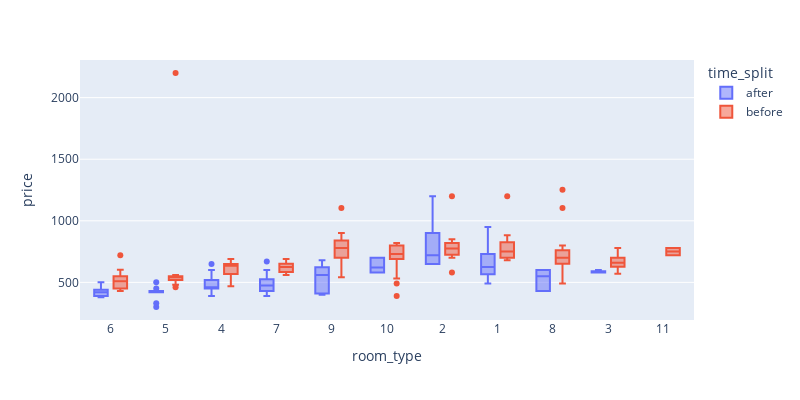
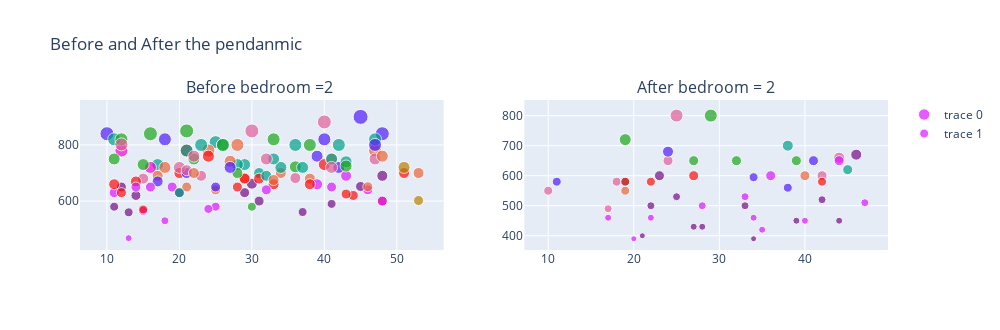
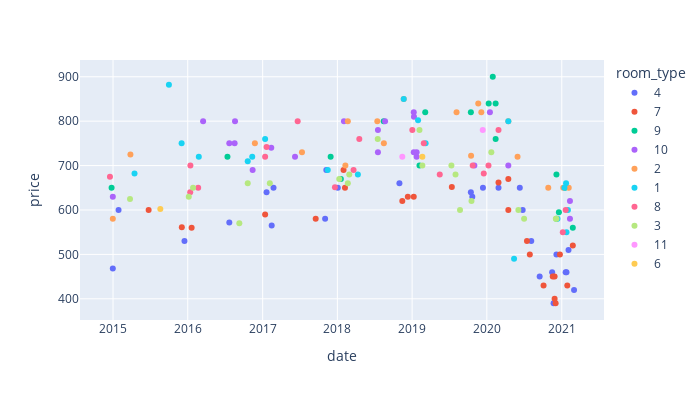

The cell these charts' notebook holds for them, in order:
### Markdown cell above
### 318 Russell street

### Code cell
address = '318-russell-street-melbourne-vic-3000'
df_318_rus = get_property_rent_history(address)
med_price_change(df_318_rus)

### Figure 1 — Plotly figure (JSON) as saved in the notebook; plotly's stock layout.template omitted (floating-point values rounded to 4 significant figures; data arrays with more than 128 entries replaced by an {"elided": "..."} marker saying what was removed)
{"data": [{"alignmentgroup": "True", "hovertemplate": "time_split=after<br>room_type=%{x}<br>price=%{y}<extra></extra>", "legendgroup": "after", "marker": {"color": "#636efa"}, "name": "after", "notched": false, "offsetgroup": "after", "orientation": "v", "quartilemethod": "exclusive", "showlegend": true, "type": "box", "x": ["6", "5", "4", "5", "7", "9", "10", "5", "10", "5", "2", "6", "4", "1", "7", "5", "4", "1", "1", "5", "6", "8", "4", "6", "9", "9", "1", "9", "8", "5", "6", "6", "2", "8", "5", "7", "9", "9", "2", "5", "1", "4", "9", "4", "3", "9", "6", "3", "7", "7", "7", "4", "7", "4", "2", "7", "2", "4", "4", "7", "6", "5", "7", "1", "3", "5", "4", "9", "6", "4", "3", "2", "1", "1", "10", "7", "2", "7"], "x0": " ", "xaxis": "x", "y": [380, 420, 420, 330, 520, 560, 580, 430, 620, 300, 650, 410, 510, 600, 430, 430, 460, 550, 660, 450, 420, 600, 460, 430, 420, 650, 650, 400, 430, 430, 400, 420, 650, 550, 420, 500, 595, 400, 900, 430, 580, 450, 580, 500, 580, 680, 380, 580, 390, 450, 400, 390, 450, 460, 650, 430, 1200, 450, 530, 500, 450, 430, 530, 950, 580, 500, 600, 500, 500, 650, 600, 720, 490, 800, 700, 600, 800, 670], "y0": " ", "yaxis": "y"}, {"alignmentgroup": "True", "hovertemplate": "time_split=before<br>room_type=%{x}<br>price=%{y}<extra></extra>", "legendgroup": "before", "marker": {"color": "#EF553B"}, "name": "before", "notched": false, "offsetgroup": "before", "orientation": "v", "quartilemethod": "exclusive", "showlegend": true, "type": "box", "x": {"elided": "170 str values"}, "x0": " ", "xaxis": "x", "y": {"elided": "170 int values"}, "y0": " ", "yaxis": "y"}], "layout": {"boxmode": "group", "height": 400, "legend": {"title": {"text": "time_split"}, "tracegroupgap": 0}, "margin": {"t": 60}, "width": 800, "xaxis": {"anchor": "y", "domain": [0, 1], "title": {"text": "room_type"}, "type": "category"}, "yaxis": {"anchor": "x", "domain": [0, 1], "title": {"text": "price"}}}}

### Figure 2 — Plotly figure (JSON) as saved in the notebook; plotly's stock layout.template omitted (floating-point values rounded to 4 significant figures)
{"data": [{"marker": {"color": ["#DA16FF", "#750D86", "#EB663B", "#511CFB", "#511CFB", "#511CFB", "#FB0D0D", "#00A08B", "#511CFB", "#EB663B", "#EB663B", "#DA16FF", "#FB00D1", "#1CA71C", "#1CA71C", "#00A08B", "#EB663B", "#DA16FF", "#FB0D0D", "#1CA71C", "#DA16FF", "#511CFB", "#FB0D0D", "#1CA71C", "#FB0D0D", "#750D86", "#FB0D0D", "#EB663B", "#E15F99", "#511CFB", "#EB663B", "#FB0D0D", "#B68100", "#511CFB", "#FB0D0D", "#E15F99", "#00A08B", "#00A08B", "#00A08B", "#750D86", "#00A08B", "#00A08B", "#EB663B", "#750D86", "#E15F99", "#1CA71C", "#750D86", "#FB00D1", "#DA16FF", "#00A08B", "#1CA71C", "#511CFB", "#00A08B", "#00A08B", "#FB0D0D", "#1CA71C", "#EB663B", "#E15F99", "#EB663B", "#FB0D0D", "#1CA71C", "#FB0D0D", "#1CA71C", "#750D86", "#00A08B", "#750D86", "#511CFB", "#FB0D0D", "#DA16FF", "#EB663B", "#511CFB", "#E15F99", "#DA16FF", "#DA16FF", "#750D86", "#1CA71C", "#EB663B", "#00A08B", "#DA16FF", "#DA16FF", "#00A08B", "#FB0D0D", "#EB663B", "#DA16FF", "#E15F99", "#EB663B", "#750D86", "#1CA71C", "#00A08B", "#E15F99", "#FB0D0D", "#E15F99", "#FB0D0D", "#00A08B", "#00A08B", "#00A08B", "#DA16FF", "#511CFB", "#00A08B", "#E15F99", "#EB663B", "#FB0D0D", "#750D86", "#EB663B", "#EB663B", "#FB0D0D", "#DA16FF", "#750D86", "#E15F99", "#E15F99", "#B68100", "#750D86", "#E15F99", "#1CA71C", "#FB0D0D", "#DA16FF", "#DA16FF", "#1CA71C", "#00A08B", "#511CFB", "#EB663B"], "size": [10, 11, 13, 12, 14, 15, 12, 13, 14, 11, 11, 10, 13, 13, 14, 11, 11, 10, 10, 12, 10, 13, 10, 13, 11, 10, 11, 11, 12, 13, 12, 11, 12, 11, 13, 13, 12, 12, 13, 10, 12, 13, 13, 10, 14, 14, 10, 12, 11, 13, 12, 13, 13, 12, 12, 13, 12, 11, 11, 11, 13, 11, 11, 10, 13, 11, 11, 11, 10, 10, 12, 11, 11, 9, 9, 12, 13, 12, 10, 9, 12, 11, 12, 10, 12, 12, 9, 12, 11, 12, 11, 11, 9, 13, 12, 12, 9, 12, 13, 12, 10, 10, 9, 11, 10, 10, 8, 9, 12, 14, 10, 10, 11, 12, 10, 10, 7, 9, 10, 10, 11]}, "mode": "markers", "type": "scatter", "x": [41, 30, 47, 39, 10, 45, 40, 11, 48, 34, 29, 19, 12, 12, 16, 31, 53, 11, 44, 36, 46, 40, 48, 33, 29, 45, 20, 38, 47, 18, 41, 51, 51, 21, 21, 12, 34, 17, 25, 29, 29, 47, 24, 20, 30, 21, 14, 16, 39, 26, 22, 47, 21, 28, 24, 26, 48, 15, 17, 31, 38, 33, 28, 12, 42, 48, 17, 14, 14, 46, 42, 23, 43, 25, 11, 15, 28, 37, 16, 15, 43, 11, 27, 32, 22, 18, 41, 11, 32, 20, 38, 21, 15, 36, 41, 33, 24, 27, 23, 41, 21, 28, 13, 22, 25, 12, 18, 37, 32, 40, 53, 31, 36, 43, 43, 48, 13, 30, 20, 25, 33], "xaxis": "x", "y": [650, 662, 780, 760, 840, 900, 730, 820, 840, 700, 682, 650, 780, 820, 840, 700, 700, 630, 620, 722, 640, 820, 600, 820, 680, 652, 700, 680, 750, 820, 750, 700, 720, 700, 780, 802, 720, 730, 810, 630, 730, 820, 780, 630, 850, 850, 620, 720, 660, 800, 750, 800, 780, 730, 760, 800, 760, 680, 690, 680, 800, 660, 700, 650, 800, 690, 670, 670, 650, 651, 720, 690, 690, 580, 580, 730, 800, 720, 650, 565, 740, 660, 742, 640, 760, 720, 590, 750, 690, 720, 660, 710, 570, 800, 750, 750, 572, 720, 800, 720, 650, 650, 560, 700, 640, 630, 530, 561, 750, 882, 602, 600, 682, 725, 625, 600, 468, 580, 630, 650, 675], "yaxis": "y"}, {"marker": {"color": ["#DA16FF", "#750D86", "#511CFB", "#00A08B", "#00A08B", "#1CA71C", "#DA16FF", "#E15F99", "#750D86", "#DA16FF", "#E15F99", "#E15F99", "#EB663B", "#DA16FF", "#511CFB", "#E15F99", "#1CA71C", "#EB663B", "#750D86", "#511CFB", "#E15F99", "#511CFB", "#DA16FF", "#FB0D0D", "#511CFB", "#FB0D0D", "#750D86", "#750D86", "#750D86", "#DA16FF", "#750D86", "#DA16FF", "#1CA71C", "#750D86", "#DA16FF", "#DA16FF", "#750D86", "#750D86", "#FB0D0D", "#DA16FF", "#DA16FF", "#FB0D0D", "#1CA71C", "#E15F99", "#E15F99", "#00A08B", "#750D86", "#1CA71C", "#750D86"], "size": [7, 8, 9, 9, 10, 10, 8, 10, 7, 7, 9, 11, 10, 7, 10, 10, 10, 9, 8, 9, 9, 9, 8, 9, 11, 9, 6, 7, 6, 6, 7, 7, 10, 7, 7, 8, 8, 8, 9, 10, 10, 10, 12, 8, 13, 11, 10, 13, 11]}, "mode": "markers", "type": "scatter", "x": [35, 42, 38, 19, 45, 39, 47, 42, 27, 34, 10, 44, 40, 22, 41, 24, 27, 19, 33, 34, 18, 11, 28, 19, 24, 22, 34, 39, 21, 20, 44, 17, 32, 28, 40, 33, 22, 25, 42, 36, 44, 27, 19, 17, 25, 38, 23, 29, 46], "xaxis": "x2", "y": [420, 520, 560, 580, 620, 650, 510, 600, 430, 460, 550, 660, 600, 460, 650, 650, 650, 550, 500, 595, 580, 580, 500, 580, 680, 580, 390, 450, 400, 390, 450, 460, 650, 430, 450, 530, 500, 530, 580, 600, 650, 600, 720, 490, 800, 700, 600, 800, 670], "yaxis": "y2"}], "layout": {"annotations": [{"font": {"size": 16}, "showarrow": false, "text": "Before bedroom =2 ", "x": 0.225, "xanchor": "center", "xref": "paper", "y": 1, "yanchor": "bottom", "yref": "paper"}, {"font": {"size": 16}, "showarrow": false, "text": "After bedroom = 2", "x": 0.775, "xanchor": "center", "xref": "paper", "y": 1, "yanchor": "bottom", "yref": "paper"}], "height": 330, "title": {"text": "Before and After the pendanmic"}, "width": 1000, "xaxis": {"anchor": "y", "domain": [0, 0.45]}, "xaxis2": {"anchor": "y2", "domain": [0.55, 1]}, "yaxis": {"anchor": "x", "domain": [0, 1]}, "yaxis2": {"anchor": "x2", "domain": [0, 1]}}}

### Figure 3 — Plotly figure (JSON) as saved in the notebook; plotly's stock layout.template omitted (floating-point values rounded to 4 significant figures)
{"data": [{"customdata": [["4"], ["4"], ["4"], ["4"], ["4"], ["4"], ["4"], ["4"], ["4"], ["4"], ["4"], ["4"], ["4"], ["4"], ["4"], ["4"], ["4"], ["4"], ["4"], ["4"], ["4"], ["4"], ["4"], ["4"], ["4"], ["4"]], "hovertemplate": "room_type=%{customdata[0]}<br>date=%{x}<br>price=%{y}<extra></extra>", "legendgroup": "4", "marker": {"color": "#636efa", "symbol": "circle"}, "mode": "markers", "name": "4", "orientation": "v", "showlegend": true, "type": "scatter", "x": ["2021-03-02T00:00:00", "2021-02-03T00:00:00", "2021-01-24T00:00:00", "2021-01-20T00:00:00", "2020-12-06T00:00:00", "2020-11-22T00:00:00", "2020-11-15T00:00:00", "2020-09-15T00:00:00", "2020-08-05T00:00:00", "2020-06-24T00:00:00", "2020-06-10T00:00:00", "2020-02-27T00:00:00", "2019-12-13T00:00:00", "2019-10-22T00:00:00", "2019-10-15T00:00:00", "2018-10-31T00:00:00", "2018-01-03T00:00:00", "2017-11-08T00:00:00", "2017-11-02T00:00:00", "2017-02-23T00:00:00", "2017-02-14T00:00:00", "2017-01-20T00:00:00", "2016-07-22T00:00:00", "2015-12-16T00:00:00", "2015-01-28T00:00:00", "2014-12-31T00:00:00"], "xaxis": "x", "y": [420, 510, 460, 460, 500, 390, 460, 450, 530, 600, 650, 650, 650, 630, 640, 660, 650, 690, 580, 650, 565, 640, 572, 530, 600, 468], "yaxis": "y"}, {"customdata": [["7"], ["7"], ["7"], ["7"], ["7"], ["7"], ["7"], ["7"], ["7"], ["7"], ["7"], ["7"], ["7"], ["7"], ["7"], ["7"], ["7"], ["7"], ["7"], ["7"], ["7"], ["7"], ["7"], ["7"]], "hovertemplate": "room_type=%{customdata[0]}<br>date=%{x}<br>price=%{y}<extra></extra>", "legendgroup": "7", "marker": {"color": "#EF553B", "symbol": "circle"}, "mode": "markers", "name": "7", "orientation": "v", "showlegend": true, "type": "scatter", "x": ["2021-02-24T00:00:00", "2021-01-28T00:00:00", "2020-12-23T00:00:00", "2020-12-02T00:00:00", "2020-11-27T00:00:00", "2020-11-27T00:00:00", "2020-11-18T00:00:00", "2020-10-04T00:00:00", "2020-07-29T00:00:00", "2020-07-15T00:00:00", "2020-04-15T00:00:00", "2020-04-15T00:00:00", "2020-02-27T00:00:00", "2019-07-14T00:00:00", "2019-01-09T00:00:00", "2018-12-11T00:00:00", "2018-11-14T00:00:00", "2018-02-07T00:00:00", "2018-01-31T00:00:00", "2017-09-17T00:00:00", "2017-01-13T00:00:00", "2016-01-20T00:00:00", "2015-12-03T00:00:00", "2015-06-24T00:00:00"], "xaxis": "x", "y": [520, 430, 500, 390, 450, 400, 450, 430, 500, 530, 600, 670, 662, 652, 630, 630, 620, 650, 690, 580, 590, 560, 561, 600], "yaxis": "y"}, {"customdata": [["9"], ["9"], ["9"], ["9"], ["9"], ["9"], ["9"], ["9"], ["9"], ["9"], ["9"], ["9"], ["9"], ["9"], ["9"], ["9"], ["9"]], "hovertemplate": "room_type=%{customdata[0]}<br>date=%{x}<br>price=%{y}<extra></extra>", "legendgroup": "9", "marker": {"color": "#00cc96", "symbol": "circle"}, "mode": "markers", "name": "9", "orientation": "v", "showlegend": true, "type": "scatter", "x": ["2021-02-24T00:00:00", "2021-01-17T00:00:00", "2020-12-18T00:00:00", "2020-12-06T00:00:00", "2020-12-06T00:00:00", "2020-02-13T00:00:00", "2020-02-13T00:00:00", "2020-01-30T00:00:00", "2020-01-10T00:00:00", "2019-10-15T00:00:00", "2019-03-06T00:00:00", "2019-02-06T00:00:00", "2018-08-15T00:00:00", "2018-01-18T00:00:00", "2017-11-29T00:00:00", "2016-07-13T00:00:00", "2014-12-25T00:00:00"], "xaxis": "x", "y": [560, 650, 595, 580, 680, 760, 840, 900, 840, 820, 820, 700, 800, 670, 720, 720, 650], "yaxis": "y"}, {"customdata": [["10"], ["10"], ["10"], ["10"], ["10"], ["10"], ["10"], ["10"], ["10"], ["10"], ["10"], ["10"], ["10"], ["10"], ["10"], ["10"], ["10"], ["10"], ["10"], ["10"], ["10"], ["10"]], "hovertemplate": "room_type=%{customdata[0]}<br>date=%{x}<br>price=%{y}<extra></extra>", "legendgroup": "10", "marker": {"color": "#ab63fa", "symbol": "circle"}, "mode": "markers", "name": "10", "orientation": "v", "showlegend": true, "type": "scatter", "x": ["2021-02-10T00:00:00", "2021-02-10T00:00:00", "2020-04-15T00:00:00", "2020-01-16T00:00:00", "2019-11-01T00:00:00", "2019-01-23T00:00:00", "2019-01-23T00:00:00", "2019-01-10T00:00:00", "2019-01-09T00:00:00", "2019-01-09T00:00:00", "2018-08-22T00:00:00", "2018-07-18T00:00:00", "2018-07-18T00:00:00", "2018-02-02T00:00:00", "2017-06-08T00:00:00", "2017-02-12T00:00:00", "2016-11-13T00:00:00", "2016-08-19T00:00:00", "2016-08-17T00:00:00", "2016-07-22T00:00:00", "2016-03-16T00:00:00", "2014-12-31T00:00:00"], "xaxis": "x", "y": [580, 620, 700, 820, 700, 720, 730, 810, 730, 820, 800, 780, 730, 800, 720, 740, 690, 800, 750, 750, 800, 630], "yaxis": "y"}, {"customdata": [["2"], ["2"], ["2"], ["2"], ["2"], ["2"], ["2"], ["2"], ["2"], ["2"], ["2"], ["2"], ["2"], ["2"], ["2"], ["2"], ["2"], ["2"]], "hovertemplate": "room_type=%{customdata[0]}<br>date=%{x}<br>price=%{y}<extra></extra>", "legendgroup": "2", "marker": {"color": "#FFA15A", "symbol": "circle"}, "mode": "markers", "name": "2", "orientation": "v", "showlegend": true, "type": "scatter", "x": ["2021-02-04T00:00:00", "2021-01-08T00:00:00", "2020-10-27T00:00:00", "2020-05-30T00:00:00", "2020-04-15T00:00:00", "2019-12-05T00:00:00", "2019-11-20T00:00:00", "2019-10-16T00:00:00", "2019-08-06T00:00:00", "2018-11-21T00:00:00", "2018-08-16T00:00:00", "2018-07-15T00:00:00", "2018-02-21T00:00:00", "2018-02-09T00:00:00", "2017-07-12T00:00:00", "2016-11-24T00:00:00", "2015-03-27T00:00:00", "2014-12-31T00:00:00"], "xaxis": "x", "y": [650, 650, 650, 720, 800, 820, 840, 722, 820, 850, 750, 800, 800, 700, 730, 750, 725, 580], "yaxis": "y"}, {"customdata": [["1"], ["1"], ["1"], ["1"], ["1"], ["1"], ["1"], ["1"], ["1"], ["1"], ["1"], ["1"], ["1"], ["1"], ["1"], ["1"], ["1"], ["1"], ["1"]], "hovertemplate": "room_type=%{customdata[0]}<br>date=%{x}<br>price=%{y}<extra></extra>", "legendgroup": "1", "marker": {"color": "#19d3f3", "symbol": "circle"}, "mode": "markers", "name": "1", "orientation": "v", "showlegend": true, "type": "scatter", "x": ["2021-01-31T00:00:00", "2021-01-24T00:00:00", "2021-01-22T00:00:00", "2021-01-14T00:00:00", "2020-12-11T00:00:00", "2020-05-13T00:00:00", "2020-04-15T00:00:00", "2019-03-08T00:00:00", "2019-01-30T00:00:00", "2018-11-21T00:00:00", "2018-04-11T00:00:00", "2017-11-15T00:00:00", "2017-01-13T00:00:00", "2016-11-11T00:00:00", "2016-10-20T00:00:00", "2016-02-24T00:00:00", "2015-12-02T00:00:00", "2015-10-01T00:00:00", "2015-04-16T00:00:00"], "xaxis": "x", "y": [600, 550, 660, 650, 580, 490, 800, 750, 802, 850, 680, 690, 760, 720, 710, 720, 750, 882, 682], "yaxis": "y"}, {"customdata": [["8"], ["8"], ["8"], ["8"], ["8"], ["8"], ["8"], ["8"], ["8"], ["8"], ["8"], ["8"], ["8"], ["8"], ["8"], ["8"], ["8"], ["8"], ["8"]], "hovertemplate": "room_type=%{customdata[0]}<br>date=%{x}<br>price=%{y}<extra></extra>", "legendgroup": "8", "marker": {"color": "#FF6692", "symbol": "circle"}, "mode": "markers", "name": "8", "orientation": "v", "showlegend": true, "type": "scatter", "x": ["2021-01-20T00:00:00", "2021-01-06T00:00:00", "2020-02-27T00:00:00", "2020-01-09T00:00:00", "2019-12-17T00:00:00", "2019-10-24T00:00:00", "2019-05-16T00:00:00", "2019-02-27T00:00:00", "2019-01-02T00:00:00", "2018-04-18T00:00:00", "2018-03-21T00:00:00", "2017-12-20T00:00:00", "2017-06-21T00:00:00", "2017-01-20T00:00:00", "2017-01-13T00:00:00", "2016-02-21T00:00:00", "2016-01-14T00:00:00", "2016-01-13T00:00:00", "2014-12-17T00:00:00"], "xaxis": "x", "y": [600, 550, 780, 700, 682, 700, 680, 750, 780, 760, 690, 651, 800, 742, 720, 650, 700, 640, 675], "yaxis": "y"}, {"customdata": [["3"], ["3"], ["3"], ["3"], ["3"], ["3"], ["3"], ["3"], ["3"], ["3"], ["3"], ["3"], ["3"], ["3"], ["3"], ["3"], ["3"], ["3"], ["3"], ["3"], ["3"]], "hovertemplate": "room_type=%{customdata[0]}<br>date=%{x}<br>price=%{y}<extra></extra>", "legendgroup": "3", "marker": {"color": "#B6E880", "symbol": "circle"}, "mode": "markers", "name": "3", "orientation": "v", "showlegend": true, "type": "scatter", "x": ["2020-12-06T00:00:00", "2020-12-03T00:00:00", "2020-07-01T00:00:00", "2020-06-03T00:00:00", "2020-01-23T00:00:00", "2019-10-18T00:00:00", "2019-08-23T00:00:00", "2019-08-01T00:00:00", "2019-07-12T00:00:00", "2019-02-20T00:00:00", "2019-02-06T00:00:00", "2018-07-17T00:00:00", "2018-02-28T00:00:00", "2018-02-21T00:00:00", "2018-01-10T00:00:00", "2017-02-05T00:00:00", "2016-10-20T00:00:00", "2016-09-09T00:00:00", "2016-01-27T00:00:00", "2016-01-06T00:00:00", "2015-03-25T00:00:00"], "xaxis": "x", "y": [580, 580, 580, 600, 730, 620, 600, 680, 700, 700, 780, 760, 680, 660, 670, 660, 660, 570, 650, 630, 625], "yaxis": "y"}, {"customdata": [["11"], ["11"]], "hovertemplate": "room_type=%{customdata[0]}<br>date=%{x}<br>price=%{y}<extra></extra>", "legendgroup": "11", "marker": {"color": "#FF97FF", "symbol": "circle"}, "mode": "markers", "name": "11", "orientation": "v", "showlegend": true, "type": "scatter", "x": ["2019-12-12T00:00:00", "2018-11-14T00:00:00"], "xaxis": "x", "y": [780, 720], "yaxis": "y"}, {"customdata": [["6"], ["6"]], "hovertemplate": "room_type=%{customdata[0]}<br>date=%{x}<br>price=%{y}<extra></extra>", "legendgroup": "6", "marker": {"color": "#FECB52", "symbol": "circle"}, "mode": "markers", "name": "6", "orientation": "v", "showlegend": true, "type": "scatter", "x": ["2019-02-20T00:00:00", "2015-08-20T00:00:00"], "xaxis": "x", "y": [720, 602], "yaxis": "y"}], "layout": {"height": 400, "legend": {"title": {"text": "room_type"}, "tracegroupgap": 0}, "margin": {"t": 60}, "width": 700, "xaxis": {"anchor": "y", "domain": [0, 1], "title": {"text": "date"}}, "yaxis": {"anchor": "x", "domain": [0, 1], "title": {"text": "price"}}}}
